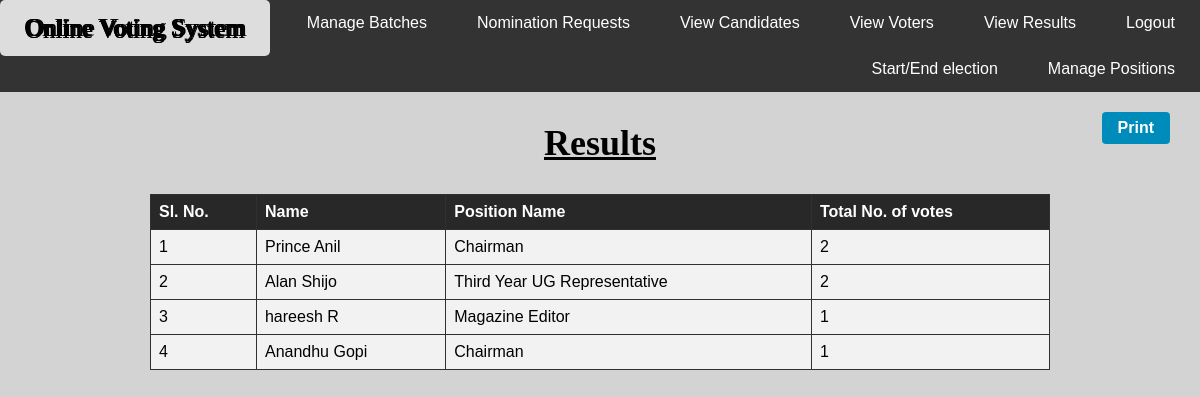
Screenshot of /viewrslts_admin.php (signed in) with the database file from the repository.
### tables this page shows
CREATE TABLE IF NOT EXISTS `candidate` (
  `rollno` int(20) NOT NULL,
  `fname` varchar(20) NOT NULL,
  `mname` varchar(20) NOT NULL,
  `lname` varchar(20) NOT NULL,
  `phno` bigint(10) NOT NULL,
  `gender` varchar(10) NOT NULL,
  `dob` varchar(100) NOT NULL,
  `email` varchar(30) NOT NULL,
  `pgug` varchar(10) NOT NULL,
  `yos` int(10) NOT NULL,
  `course` varchar(50) NOT NULL,
  `batch` varchar(20) NOT NULL,
  `candidate_position` varchar(40) NOT NULL,
  `username` varchar(30) NOT NULL,
  `status` varchar(100) NOT NULL,
  `candidate_votes` int(200) NOT NULL,
  PRIMARY KEY (`rollno`)
);

### viewrslts_admin.php (the view, shortened to what this page needs)
<html>
<head>
</head>
<body>
<div class="navbar">
  <a href="admin.php" class="left">Online Voting System</a>
  <a href="logout.php" class="right">Logout</a>
  <a href="viewrslts_admin.php">View Results</a>
  <a href="viewvoters.php">View Voters</a>
  <a href="viewcand.php">View Candidates</a>
  <a href="nominationreq.php">Nomination Requests</a>
  <a href="add_batch.php">Manage Batches</a>
  <a href="post.php">Manage Positions</a>
  <a href="startend.php">Start/End election</a>
</div>
<button type="submit" onclick="frames['frame'].print()" class="button"><b>Print</b></button>
<h2>Results</h2>
<?php
include "db_conn.php";
if (mysqli_connect())
{
$sql = "SELECT * FROM candidate where status='approved' ORDER BY candidate_votes DESC";
$result = mysqli_query($conn,$sql);
echo "<table cellpadding='30' align='center'>
<tr>
<th>Sl. No.</th>
<th>Name</th>
<th>Position Name</th>
<th>Total No. of votes</th>
</tr>";
$n=1;
while($row = mysqli_fetch_array($result))
{
echo "<tr>";
echo "<td>" . $n . "</td>";
echo "<td>" . $row['fname'] . " " . $row['mname'] . " " . $row['lname'] . "</td>";
echo "<td>" . $row['candidate_position'] . "</td>";
echo "<td>" . $row['candidate_votes'] . "</td>";
echo "</tr>";$n++;
}
echo "</table>";
echo "<br>";
}
else
{
echo "Failed to connect to MySQL: " . mysqli_connect_error();
}
?>
</body>
</html>

### viewrslts_admin.php (style rules this page uses)
* { box-sizing: border-box; }
body { font-family: "Arial", "Helvetica", sans-serif; margin: 0; background-color: #D3D3D3; }
h2 { font-size: 36px; text-align: center; color: black; text-decoration: underline; font-family: 'Righteous', cursive; }
.navbar { overflow: hidden; background-color: #333; }
.navbar a { float: right; display: block; color: white; text-align: center; padding: 14px 25px; text-decoration: none; }
.navbar a.left { float: left; color: white; font-size: 25; text-decoration: none; font-family: 'Brush Script MT', cursive; text-shadow: -1px 0 black, 0 2px black, 2px 0 black, 0 2px black; }
table { border-collapse: collapse; width: 900; border: 1px solid #282828; }
th, td { text-align: left; padding: 8px; border: 1px solid #303030; }
tr { background-color: #f2f2f2 }
th { background-color: #282828; color: white; }
.button { background-color: #008CBA; border: none; cursor: pointer; color: white; padding: 7px 16px; text-align: center; text-decoration: none; display: inline-block; font-size: 16px; border-radius: 4px; right: 30; position: absolute; margin-top: 20px; }

### rows the page displays
candidate: fname "Prince", lname "Anil", candidate_position "Chairman", candidate_votes "2"
candidate: fname "Alan", lname "Shijo", candidate_position "Third Year UG Representative", candidate_votes "2"
candidate: fname "hareesh", lname "R", candidate_position "Magazine Editor", candidate_votes "1"
candidate: fname "Anandhu", lname "Gopi", candidate_position "Chairman", candidate_votes "1"
